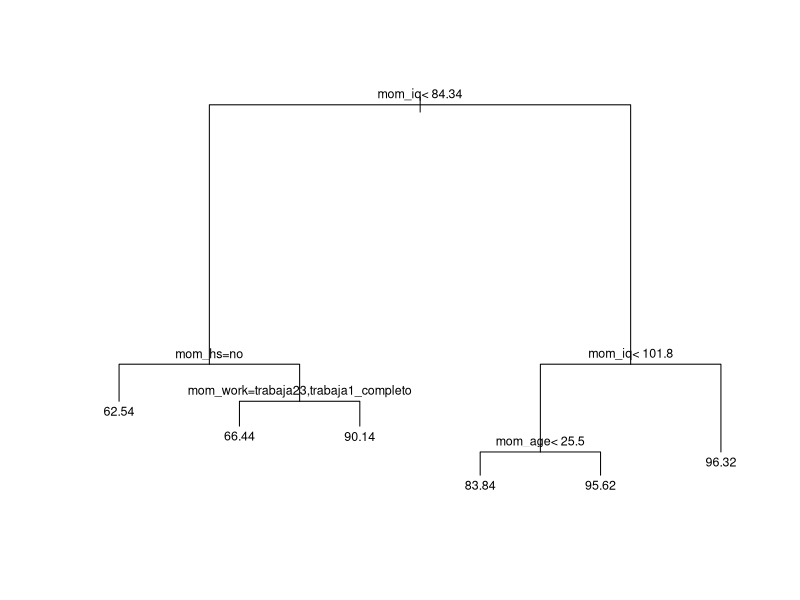
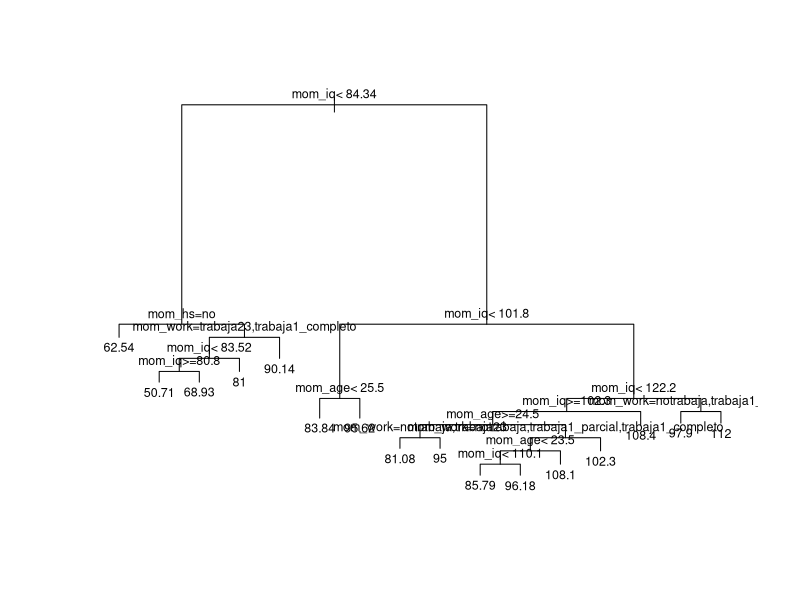
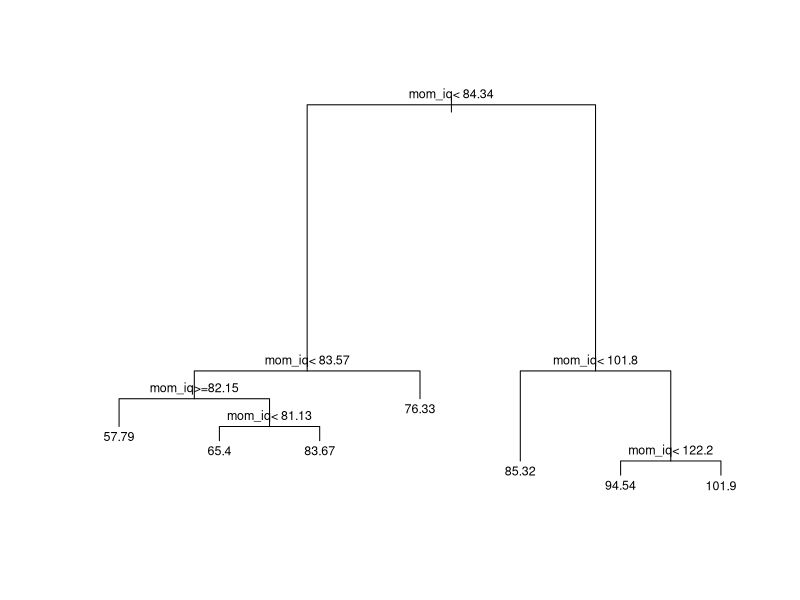
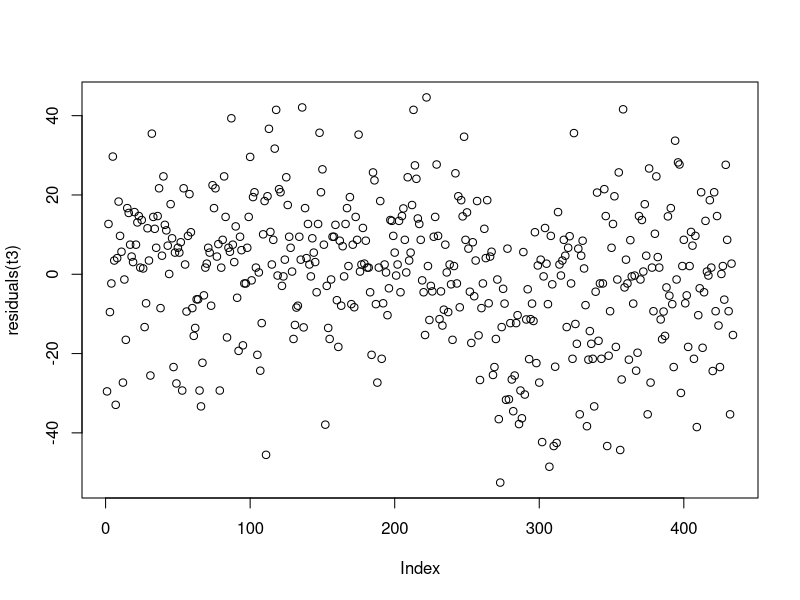
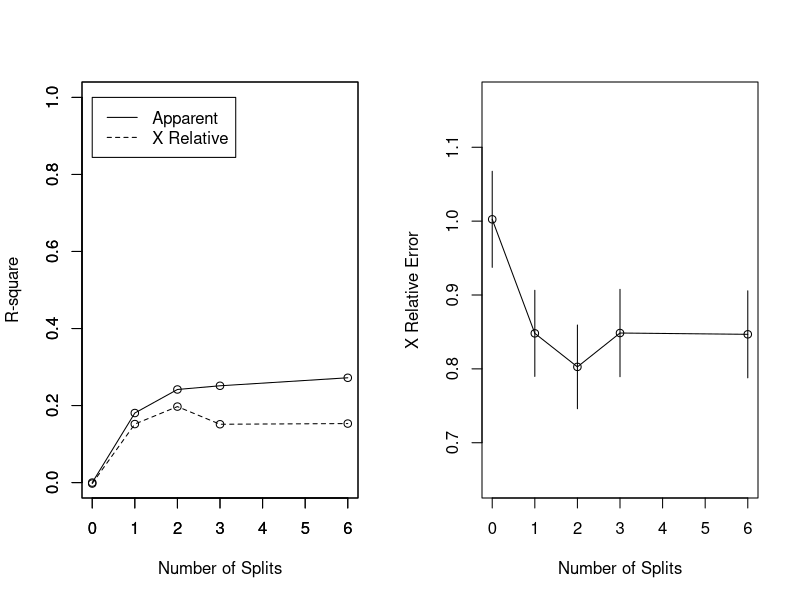
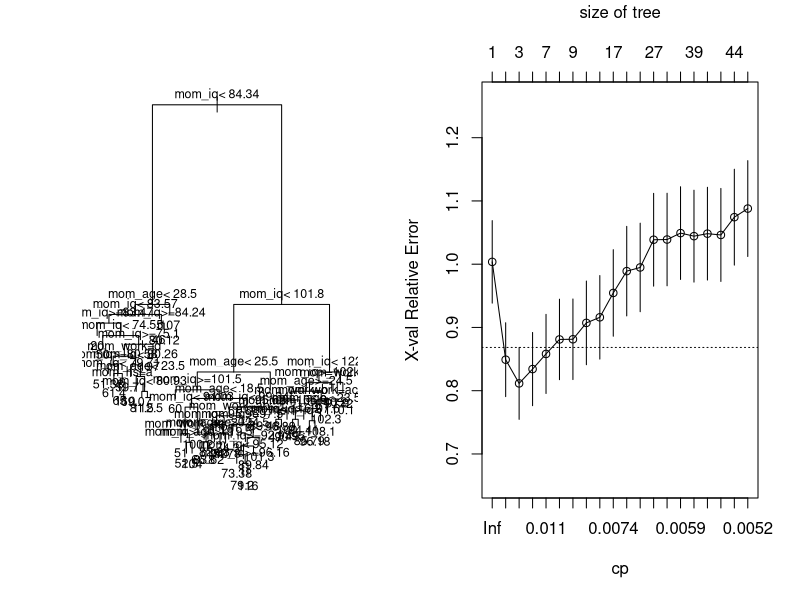
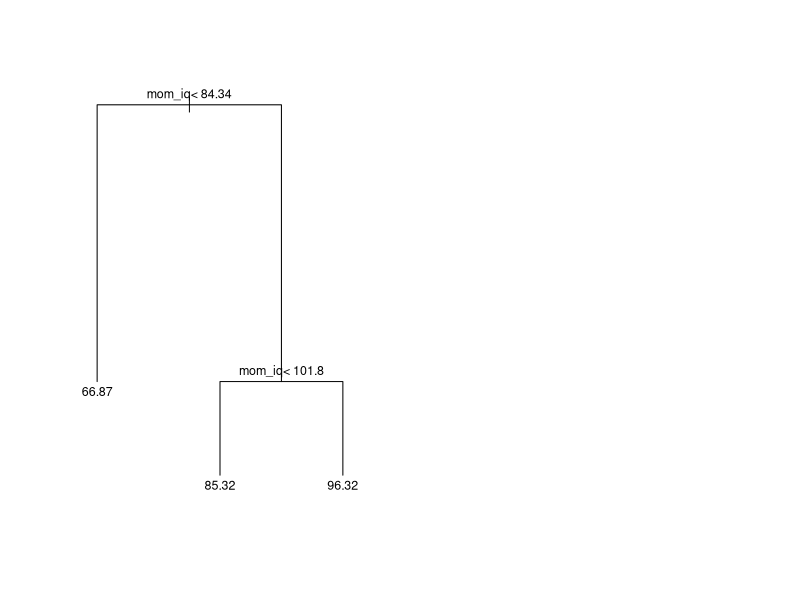

Write R code to recreate these figures, in order.
## ---- chunk 1
library(rpart)
d = read.csv('datos/kidiq.csv')
d$mom_hs = factor(d$mom_hs, labels = c("no", "si"))
d$mom_work = factor(d$mom_work, labels = c("notrabaja", "trabaja23", "trabaja1_parcial", "trabaja1_completo"))
## ---- chunk 2
# method = "anova" para modelos de regresion
t1 = rpart(kid_score ~ ., data = d, method = "anova")
## ---- chunk 3
plot(t1, margin = 0.02)
text(t1, cex = 0.75, pretty = 0)
## ---- chunk 4
print(t1)
## ---- chunk 5
t2 = rpart(kid_score ~ ., data = d, method = "anova",
    control = rpart.control(minsplit = 10, minbucket = 5, cp = 0.007))
plot(t2, margin = 0.02)
text(t2, cex=.75, pretty = 0)
## ---- chunk 6
print(t2)
## ---- chunk 7
(118793.70 - 58829.52 - 48941.98)/180386.20
## ---- chunk 8
t3 = rpart(kid_score ~ mom_iq, data = d, method = "anova",
    control = rpart.control(minsplit = 10, minbucket = 5, cp = 0.0069))
plot(t3, margin = 0.02)
text(t3, cex=.75)
## ---- chunk 9
print(t3)
## ---- chunk 10
(48941.980 - 38970.810 - 8230.786)/180386.200
## ---- chunk 11
plot(residuals(t3))
## ---- chunk 12
par(mfrow = c(1,2))
rsq.rpart(t3)
## ---- chunk 13
t4 = rpart(kid_score ~ ., data = d, method = "anova",
    control = rpart.control(minsplit = 2, cp = 0.005))
plot(t4, margin = 0.02)
text(t4, cex=.75)
## ---- chunk 14
t4_printcp = printcp(t4) # lo guardamos en una variable para utilizarlo despues
## ---- chunk 15
plotcp(t4)
## ---- chunk 16
(t4_cp = t4_printcp[3,"CP"])
## ---- chunk 17
t4_prune = prune(t4, cp = t4_cp)
plot(t4_prune, margin = 0.02)
text(t4_prune, cex=.75)
## ---- chunk 18
xp = data.frame(mom_iq = 95, mom_age = 30, mom_hs = "si", 
                mom_work = "notrabaja")
predict(t4_prune, newdata = xp)
